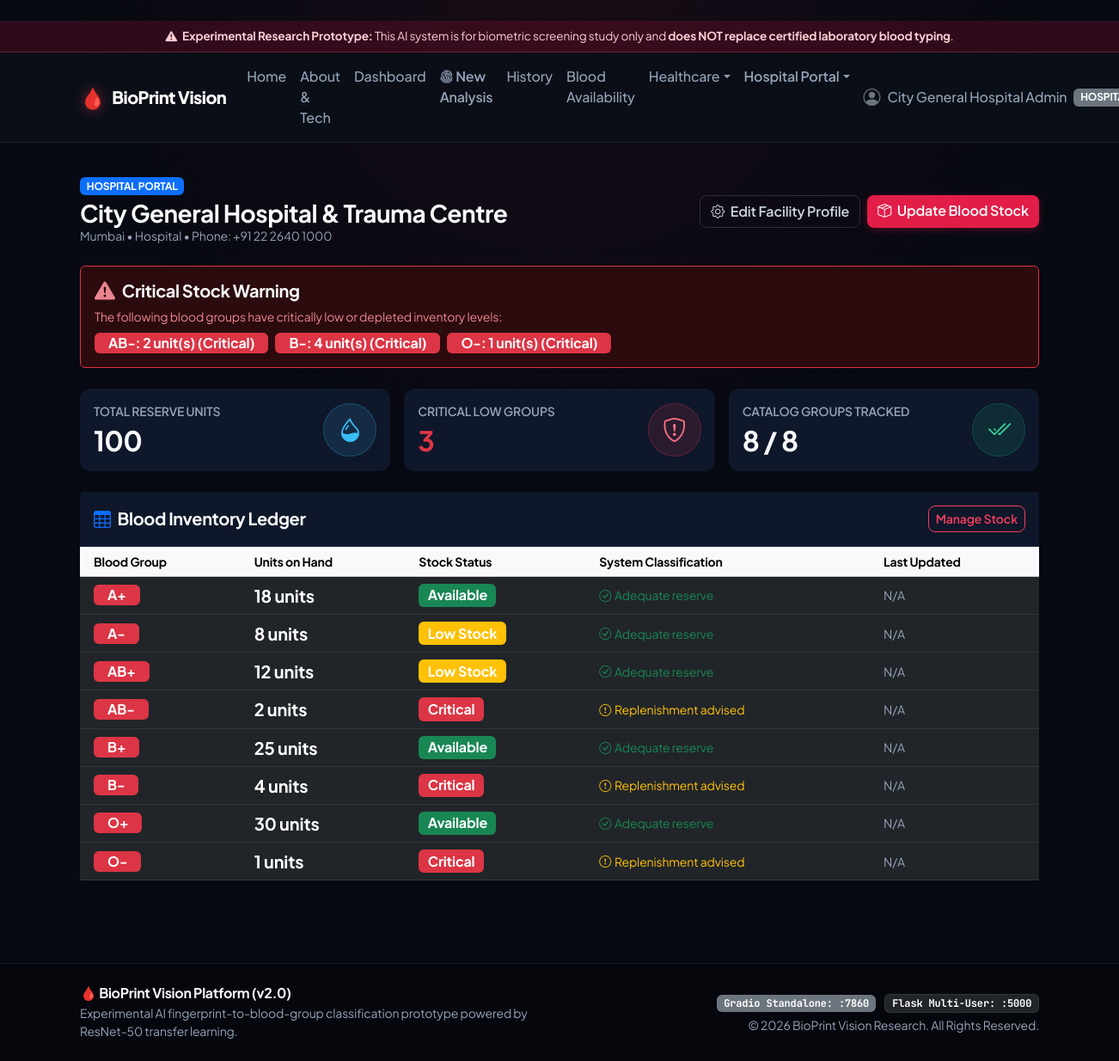
Before: /hospital/dashboard (signed in) with the older database file.
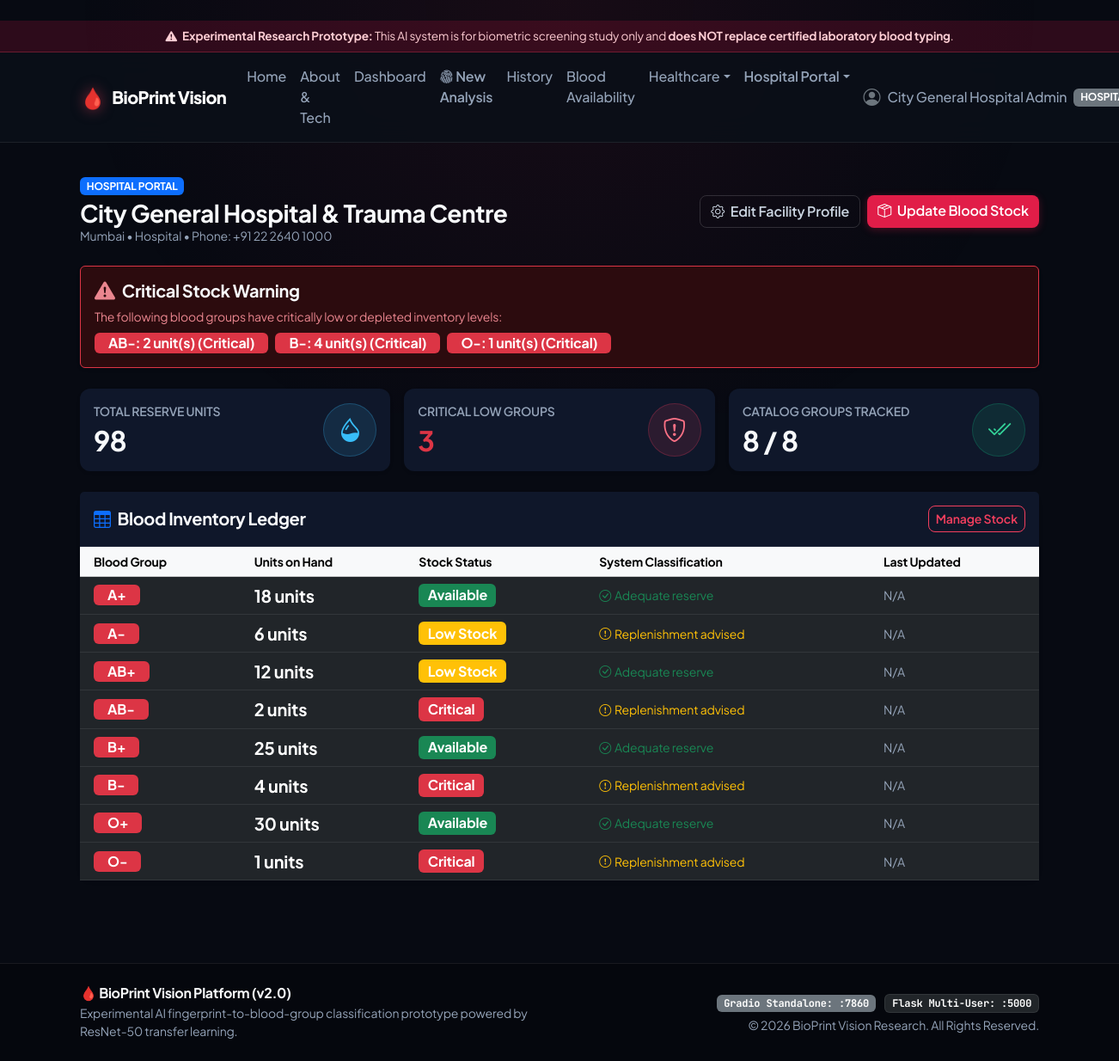
After: the same page with the newer database file.
### database/models.py (models this page shows, shortened)
class BloodInventory(db.Model):
    __tablename__ = "blood_inventory"
    id = db.Column(db.Integer, primary_key=True, autoincrement=True)
    facility_id = db.Column(db.Integer, db.ForeignKey("facilities.id", ondelete="CASCADE"), nullable=False, index=True)
    blood_group = db.Column(db.String(10), nullable=False, index=True)  # A+, A-, AB+, AB-, B+, B-, O+, O-
    units_available = db.Column(db.Integer, nullable=False, default=0)
    stock_status = db.Column(db.String(20), nullable=False, default="Available", index=True)  # Available, Low Stock, Critical, Unavailable
    last_updated = db.Column(db.DateTime, nullable=False, default=datetime.utcnow, onupdate=datetime.utcnow)
    is_demo = db.Column(db.Boolean, nullable=False, default=True)

### routes/hospital.py (the view)
@hospital_bp.route("/hospital/dashboard")
@role_required("HOSPITAL", "ADMIN")
def dashboard():
    user = g.user
    facility = Facility.query.filter_by(user_id=user.id).first()
    if not facility:
        facility = Facility.query.first()
    if not facility:
        flash("No facility registered for this account.", "warning")
        return redirect(url_for("main.dashboard"))
    inventory = BloodInventory.query.filter_by(facility_id=facility.id).all()
    critical_items = [i for i in inventory if i.stock_status in ["Critical", "Unavailable"]]
    total_units = sum(i.units_available for i in inventory)
    return render_template(
        "hospital/dashboard.html",
        facility=facility,
        inventory=inventory,
        critical_items=critical_items,
        total_units=total_units,
    )

### routes/auth.py (called while the page is built)
def get_current_user():
    user_id = session.get("user_id")
    if user_id:
        return db.session.get(User, user_id)
    return None

def role_required(*allowed_roles):
    def decorator(f):
        @wraps(f)
        def decorated_function(*args, **kwargs):
            if "user_id" not in session:
                flash("Please sign in to access this page.", "warning")
                return redirect(url_for("auth.login", next=request.path))
            user = get_current_user()
            if not user or user.role not in allowed_roles:
                flash("Access denied: You do not possess the required authorization for this area.", "danger")
                return redirect(url_for("main.dashboard"))
            return f(*args, **kwargs)
        return decorated_function
    return decorator

@auth_bp.before_app_request
def load_logged_in_user():
    g.user = get_current_user()

### templates/hospital/dashboard.html (shortened to what the changed rows need)
﻿{% extends "base.html" %}
{% block content %}
<div class="container-fluid px-0">
    <div class="d-flex flex-wrap justify-content-between align-items-center mb-4 gap-2">
        <div>
            <h2 class="h3 fw-bold mb-0">{{ facility.name }}</h2>
        </div>
    </div>
    <div class="row g-3 mb-4">
        <div class="col-md-4">
            <div class="card border-0 shadow-sm p-3">
                <div class="d-flex justify-content-between align-items-center">
                    <div>
                        <span class="text-muted small fw-semibold text-uppercase">Total Reserve Units</span>
                        <h2 class="fw-bold text-dark mb-0 mt-1">{{ total_units }}</h2>
                    </div>
                </div>
            </div>
        </div>
        <div class="col-md-4">
            <div class="card border-0 shadow-sm p-3">
                <div class="d-flex justify-content-between align-items-center">
                    <div>
                        <h2 class="fw-bold {% if critical_items|length > 0 %}text-danger{% else %}text-success{% endif %} mb-0 mt-1">
                            {{ critical_items|length }}
                        </h2>
                    </div>
                </div>
            </div>
        </div>
        <div class="col-md-4">
            <div class="card border-0 shadow-sm p-3">
                <div class="d-flex justify-content-between align-items-center">
                    <div>
                        <h2 class="fw-bold text-dark mb-0 mt-1">{{ inventory|length }} / 8</h2>
                    </div>
                </div>
            </div>
        </div>
    </div>
    <div class="card border-0 shadow-sm mb-4">
        <div class="card-body p-0">
            <div class="table-responsive">
                <table class="table table-hover align-middle mb-0">
                    <thead class="table-light small">
                        <tr>
                            <th class="ps-3">Blood Group</th>
                            <th>Units on Hand</th>
                            <th>Stock Status</th>
                            <th>System Classification</th>
                            <th>Last Updated</th>
                        </tr>
                    </thead>
                    <tbody>
                        {% for item in inventory %}
                        <tr>
                            <td class="ps-3">
                                <span class="badge bg-danger fs-6 px-3 py-1">{{ item.blood_group }}</span>
                            </td>
                            <td class="fw-bold fs-5">
                                {{ item.units_available }} units
                            </td>
                            <td>
                                <span class="badge bg-{{ item.stock_status|badge_color }} fs-6">
                                    {{ item.stock_status }}
                                </span>
                            </td>
                            <td class="small text-muted">
                                {% if item.units_available >= 8 %}
                                    <span class="text-success"><i class="bi bi-check-circle me-1"></i>Adequate reserve</span>
                                {% elif item.units_available >= 1 %}
                                    <span class="text-warning"><i class="bi bi-exclamation-circle me-1"></i>Replenishment advised</span>
                                {% else %}
                                    <span class="text-danger"><i class="bi bi-x-circle me-1"></i>Urgent shortage alert</span>
                                {% endif %}
                            </td>
                            <td class="small text-muted">
                                {{ item.updated_at.strftime('%Y-%m-%d %H:%M') if item.updated_at else 'N/A' }}
                            </td>
                        </tr>
                        {% endfor %}
                    </tbody>
                </table>
            </div>
        </div>
    </div>
</div>
{% endblock %}

Changed rows visible on the page:
changed BloodInventory (number 5 of 8 on the later page): units_available "8" → "6"; units_available "Adequate reserve" → "Replenishment advised"
Other visible differences:
{{ total_units }}: "100" → "98"
